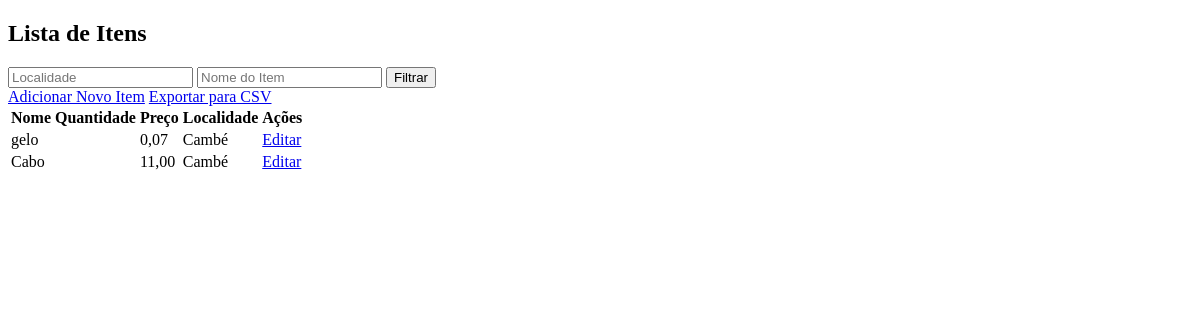
Page /itens/ (signed in) on the earlier database version.
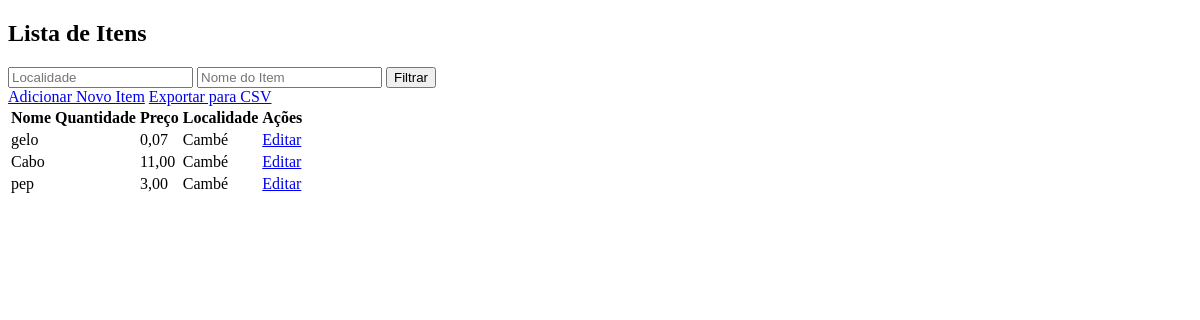
Same page on the later database version.
### estoque/models.py (models this page shows, shortened)
class Item(models.Model):
  nome = models.CharField(max_length=100)
  quantity = models.IntegerField()
  preco = models.DecimalField(max_digits=10, decimal_places=2)
  localidade = models.ForeignKey(Localidade, on_delete=models.CASCADE)
  data_criacao = models.DateTimeField(auto_now_add=True)
  data_atualizacao = models.DateTimeField(auto_now=True)
  criador_por = models.ForeignKey(User, on_delete=models.CASCADE)
  GL_category = models.CharField(max_length=100)
  descricao = models.CharField(max_length=250)
  asset_class = models.IntegerField()
  image = models.ImageField(upload_to='item_images/', blank=True, null=True)

class Localidade(models.Model):
  nome = models.CharField(max_length=100)

### estoque/views.py (the view)
# urls.py: path('itens/', ItemListView.as_view(), name='item-list'),
@method_decorator(login_required, name='dispatch')
class ItemListView(ListView):
  model = Item
  template_name = 'item_list.html'
  context_object_name = 'items'
  def get_queryset(self):
    queryset = super().get_queryset()
    localidade = self.request.GET.get('localidade')
    nome_item = self.request.GET.get('nome_item')
    if localidade:
      queryset = queryset.filter(localidade__nome__icontains=localidade)
    if nome_item:
      queryset = queryset.filter(nome__icontains=nome_item)
    return queryset

### estoque/templates/item_list.html (shortened to what this page needs)
<!DOCTYPE html>
<html>
<head>
</head>
<body>
  <h2>Lista de Itens</h2>
  <form method="get">
    <input type="text" name="localidade" placeholder="Localidade">
    <input type="text" name="nome_item" placeholder="Nome do Item">
    <button type="submit">Filtrar</button>
  </form>
  <a href="{% url 'item-create' %}">Adicionar Novo Item</a>
  <a href="{% url 'export-items' %}">Exportar para CSV</a>
  <table>
    <thead>
      <tr>
        <th>Nome</th>
        <th>Quantidade</th>
        <th>Preço</th>
        <th>Localidade</th>
        <th>Ações</th>
      </tr>
    </thead>
    <tbody>
      {% for item in items %}
      <tr>
        <td>{{ item.nome }}</td>
        <td>{{ item.quantidade }}</td>
        <td>{{ item.preco }}</td>
        <td>{{ item.localidade.nome }}</td>
        <td>
          <a href="{% url 'item-update' item.pk %}">Editar</a>
        </td>
      </tr>
      {% endfor %}
    </tbody>
  </table>
</body>
</html>

Differences in the rows shown:
added Item: nome "pep", preco "3,00", localidade.nome "Cambé"
